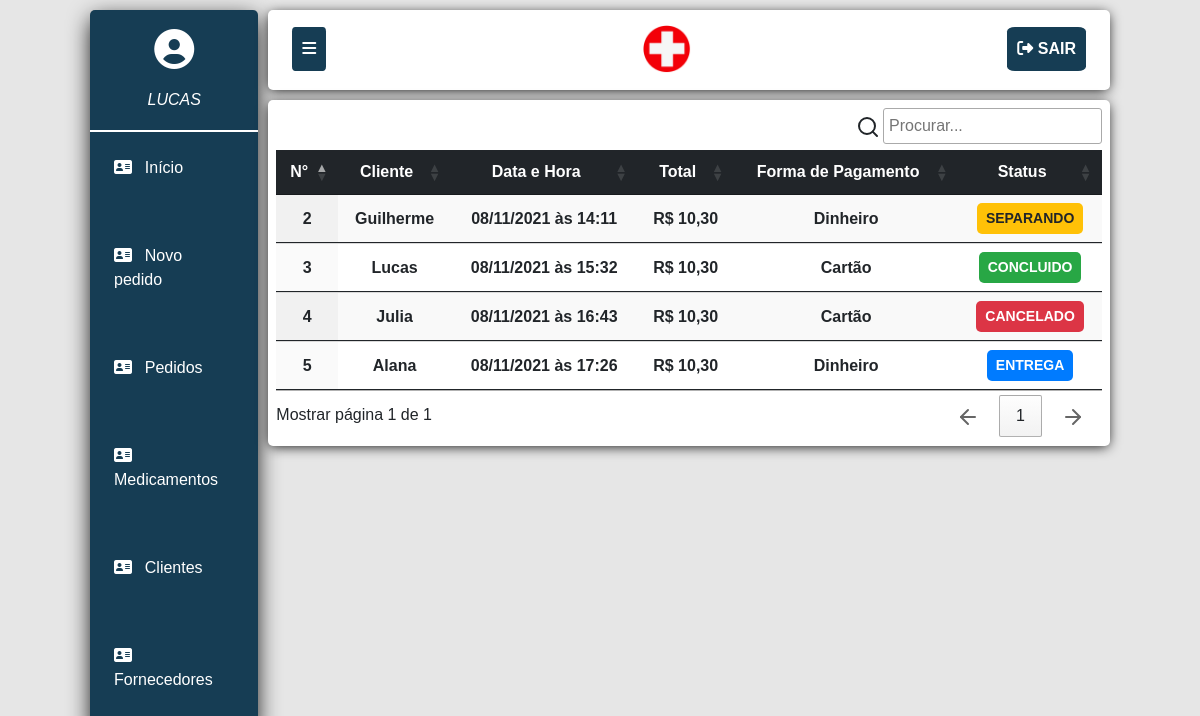
Page /pedidos-list.php (signed in) on the earlier database version.
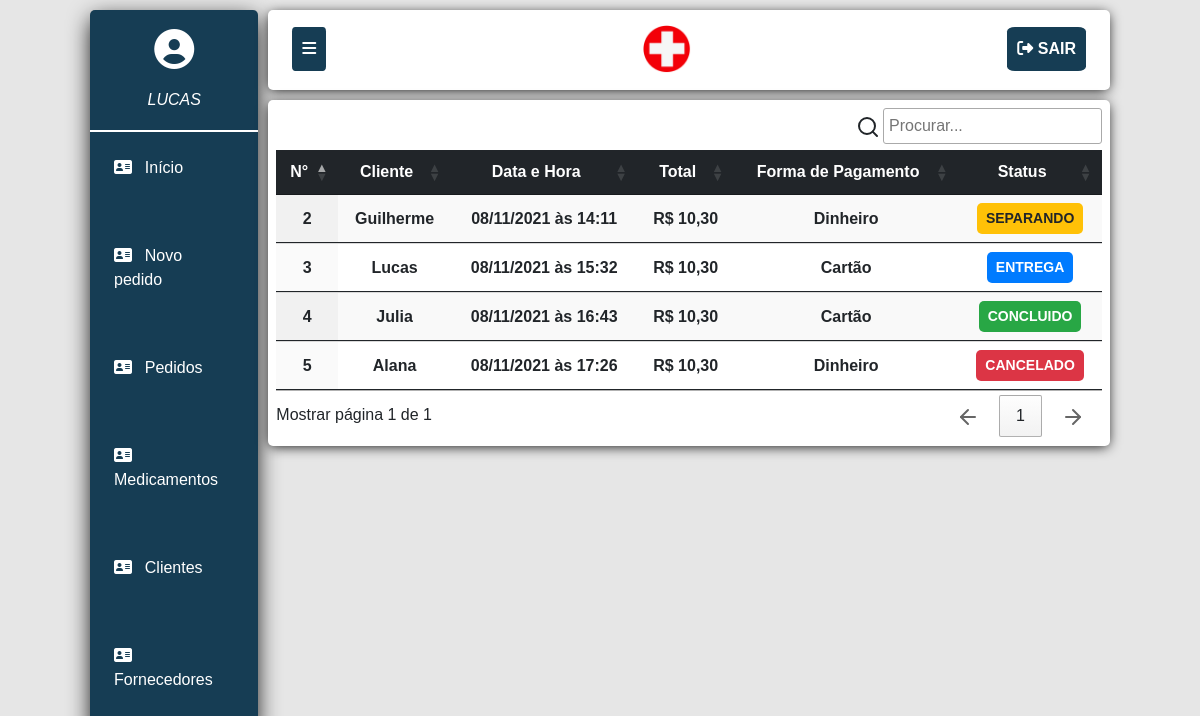
Same page on the later database version.
### tables this page shows
CREATE TABLE `pedidos` (
  `idPedido` int(11) NOT NULL,
  `idCliente` int(11) NOT NULL,
  `dataAtual` int(11) NOT NULL,
  `total` varchar(11) NOT NULL,
  `formaDePagamento` varchar(11) NOT NULL,
  `troco` varchar(11) NOT NULL,
  `status` varchar(11) NOT NULL
);

CREATE TABLE `cliente` (
  `idCliente` int(11) NOT NULL,
  `nome` varchar(100) NOT NULL,
  `endereco` varchar(200) NOT NULL,
  `complemento` varchar(200) NOT NULL,
  `email` varchar(255) NOT NULL,
  `telefone` varchar(13) NOT NULL,
  `cpf` varchar(20) NOT NULL,
  `dataRegistro` varchar(10) NOT NULL
);

### pedidos-list.php (the view, shortened to what this page needs)
<?php include('includes/dashboard.php'); ?>
<link rel="stylesheet" type="text/css" href="https://cdn.datatables.net/1.10.25/css/jquery.dataTables.min.css">
<section class="conteudoPedidos">
	<table class="table display" id="tabelaPedidos" style="width: 100%;">
	  <thead class="table-dark">
	      <tr>
		      <th scope="col" class="text-center">N°</th>
		      <th scope="col" class="text-center">Cliente</th>
		      <th scope="col" class="text-center">Data e Hora</th>
		      <th scope="col" class="text-center">Total</th>
		      <th scope="col" class="text-center">Forma de Pagamento</th>
		      <th scope="col" class="text-center">Status</th>
	    </tr>
	  </thead>
	  <tbody>
	 		<?php
				$queryPedido = mysqli_query($conexao, "SELECT * FROM pedidos ORDER BY idPedido");
				while ($resultPedido = mysqli_fetch_array($queryPedido)){
					$queryNomeCliente = mysqli_query($conexao, "SELECT nome FROM cliente WHERE idCliente = '".$resultPedido['idCliente']."'");
					$resultNomeCliente = mysqli_fetch_array($queryNomeCliente);
					$dataAtual = $resultPedido['dataAtual'];
					$total = $resultPedido['total'];
					$total = number_format($total, 2, ',', ' ');
	  		?>
			  	<tr>
					<th class="text-center"><?= $resultPedido['idPedido'] ?></th>
					<th class="text-center"><?= $resultNomeCliente['nome'] ?></th>
					<th class="text-center"><?= date('d/m/Y \à\s H:i', $dataAtual) ?></th>
					<th class="text-center">R$ <?= $total ?></th>
					<th class="text-center"><?= $resultPedido['formaDePagamento'] ?></th>
					<th class="text-center">
						<button id="status-<?= $resultPedido['idPedido'] ?>" onclick="atualizaStatus(<?= $resultPedido['idPedido'] ?>, '<?= $resultPedido['status'] ?>')" class="btn btn-sm status-<?= $resultPedido['status'] ?>"><?= $resultPedido['status'] ?></button>
					</th>
				</tr>
			<?php } ?>
	  </tbody>
	</table>
</section>
<?php include('includes/footer.php'); ?>

### includes/dashboard.php (shortened to what this page needs)
<!DOCTYPE html>
<html lang="pt-br">
<head>
    <link rel="stylesheet" type="text/css" href="css/bootstrap.min.css">
    <link rel="stylesheet" type="text/css" href="css/estilo.css">
    <link rel="stylesheet" type="text/css" href="snackbar/snackbar.min.css">
</head>
<body>
    <div class="app">
        <div class="menu-canto">
            <div class="profile">
                <span><i class="fas fa-user-circle"></i></span>
                <i style="text-transform: uppercase;"><?php echo $_SESSION['usuario'];?></i>
            </div>
            <?php
                echo "<a href='home.php'><p><i class='fas fa-address-card'></i>Início</p></a>";
                if ($_SESSION['cargo'] == "atendente" || $_SESSION['cargo'] == "adm") {
                   echo "<a href='busca.php'><p><i class='fas fa-address-card'></i>Novo pedido</p></a>";
                }
                if ($_SESSION['cargo'] == "atendente" || $_SESSION['cargo'] == "adm") {
                   echo "<a href='pedidos-list.php'><p><i class='fas fa-address-card'></i>Pedidos</p></a>";
                }
                if ($_SESSION['cargo'] == "atendente" || $_SESSION['cargo'] == "adm" || $_SESSION['cargo'] == "estoquista") {
                   echo "<a href='medicamentos.php'><p><i class='fas fa-address-card'></i>Medicamentos</p></a>";
                }
                if ($_SESSION['cargo'] == "atendente" || $_SESSION['cargo'] == "adm"){
                    echo "<a href='clientes.php'><p><i class='fas fa-address-card'></i>Clientes</p></a>";
                }
                if ($_SESSION['cargo'] == "adm" || $_SESSION['cargo'] == "estoquista") {
                    echo "<a href='fornecedores.php'><p><i class='fas fa-address-card'></i>Fornecedores</p></a>";
                }
            ?>
        </div>
        <div class="inferior">
            <div class="header">
                <div>
                    <p class="hamburguer"><i class="fas fa-bars"></i></p>
                </div>
                <img src="images/logo.png" style="max-width: 3rem;">
                <a href="logout.php"><p><i class="fas fa-sign-out-alt"></i></i> SAIR</p></a>
            </div>
            <div class="conteudo">

### includes/footer.php (shortened to what this page needs)
</div>
        </div>
    </div>
</body>
</html>

### css/estilo.css (style rules this page uses)
* { box-sizing: border-box; margin: 0; padding: 0; }
body { margin: 0 7.5% !important; font-family: 'Raleway', sans-serif; background-color: rgb(230,230,230); }
.app { display: flex; }
.menu-canto { background-color: rgb(22, 61, 84); width: 20%; display: flex; flex-direction: column; border-radius: 5px; margin-top: 10px; margin-right: 10px; box-shadow: 0 7px 23px -2px #000000; }
.menu-canto .profile { padding: 10px; display: flex; flex-direction: column; align-items: center; color: #fff; border-bottom: 2px solid #fff; }
.menu-canto .profile i { margin: 0.5rem 0; }
.menu-canto .profile span { font-size: 2.5rem; }
.menu-canto p { text-decoration: none; color: #fff; padding: 1.5rem; }
.menu-canto i { margin-right: 0.8rem; }
.menu-canto a { text-decoration: none; }
.inferior { width: 100%; }
.header { border-bottom: 2px solid #fff; height: 10vh; display: flex; align-items: center; justify-content: space-between; background-color: #fff; margin-top: 10px; border-radius: 5px; box-shadow: 0 2px 13px -2px #000000; }
.header p { margin: 0 1.5rem; font-weight: bold; }
.header a { text-decoration: none; }
.header p { background-color: rgb(22, 61, 84); padding: 10px; border-radius: 10%; cursor: pointer; color: #fff; }
.conteudo { background-color: #fff; width: 100%; margin-top: 10px; border-radius: 5px; box-shadow: 0 2px 13px -2px #000000; }

### pedidos-list.php (style rules this page uses)
.conteudoPedidos { padding: 0.5rem; }
.status-separando { background-color: #ffc107; text-transform: uppercase; font-weight: bold; border-radius: 5px; }
.status-concluido { background-color: #28a745; color: #fff; text-transform: uppercase; font-weight: bold; border-radius: 5px; }
.status-cancelado { background-color: #dc3545; color: #fff; text-transform: uppercase; font-weight: bold; border-radius: 5px; }
.status-entrega { background-color: #007bff; color: #fff; text-transform: uppercase; font-weight: bold; border-radius: 5px; }

Differences in the rows shown:
changed pedidos "Lucas": status "CONCLUIDO" → "ENTREGA"
changed pedidos "Julia": status "CANCELADO" → "CONCLUIDO"
changed pedidos "Alana": status "ENTREGA" → "CANCELADO"
